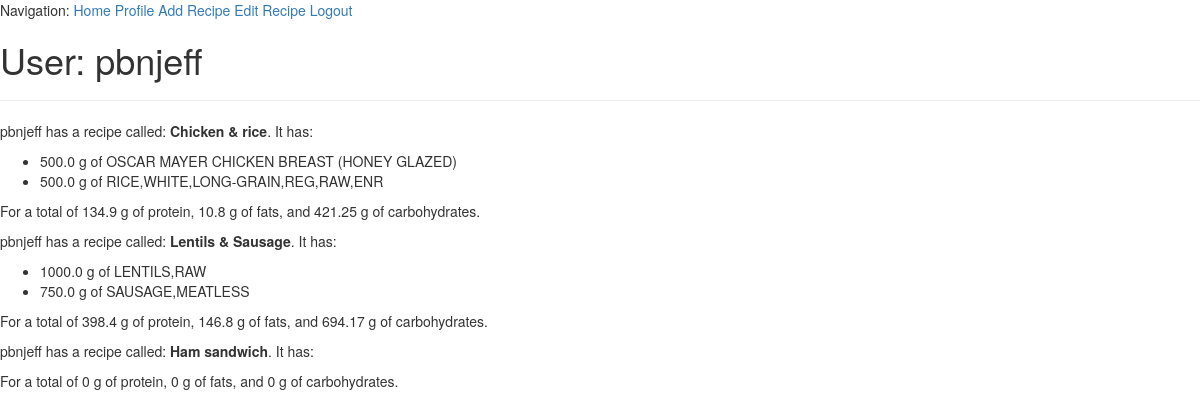
The page /user/pbnjeff (signed in) on the database as committed earlier.
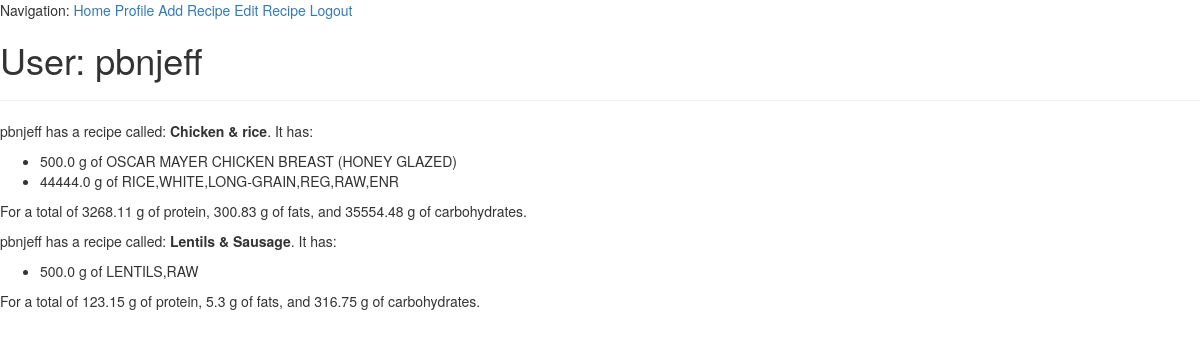
The same page on the database as committed later.
### app/models.py (models this page shows, shortened)
class User(UserMixin, db.Model):
	id = db.Column(db.Integer, primary_key=True)
	username = db.Column(db.String(64), index=True, unique=True)
	email = db.Column(db.String(120), index=True, unique=True)
	password_hash = db.Column(db.String(128))
	recipes = db.relationship('Recipe', backref='user', lazy='dynamic')

class Recipe(db.Model):
	id = db.Column(db.Integer, primary_key=True)
	body = db.Column(db.String(140))
	timestamp = db.Column(db.DateTime, index=True, default=datetime.utcnow)
	user_id = db.Column(db.Integer, db.ForeignKey('user.id'))
	ingredients = db.relationship('IngredientToRecipe', back_populates='recipe')
	def get_macro_totals(self):
		protein_total = fat_total = carbohydrates_total = 0
		for ingredient in self.ingredients:
			scaling_factor = ingredient.ingredient_amt / 100.0
			the_ingredient = ingredient.ingredient
			protein_total += the_ingredient.protein * scaling_factor
			fat_total += the_ingredient.fat * scaling_factor
			carbohydrates_total += the_ingredient.carbohydrates * scaling_factor
		return (round(protein_total, 2), round(fat_total, 2), round(carbohydrates_total, 2))

class IngredientToRecipe(db.Model):
	recipe_id = db.Column(db.Integer, db.ForeignKey('recipe.id'), primary_key=True)
	ingredient_id = db.Column(db.Integer, db.ForeignKey('ingredient.id'), primary_key=True)
	ingredient_amt = db.Column(db.Float)
	recipe = db.relationship('Recipe', back_populates='ingredients')
	ingredient = db.relationship('Ingredient', back_populates='recipes')

class Ingredient(db.Model):
	id = db.Column(db.Integer, primary_key=True)
	description = db.Column(db.String(140), index=True)
	protein = db.Column(db.Float, index=True)
	fat = db.Column(db.Float, index=True)
	saturated_fat = db.Column(db.Float, index=True)
	monounsaturated_fat = db.Column(db.Float, index=True)
	polyunsaturated_fat = db.Column(db.Float, index=True)
	cholesterol = db.Column(db.Float, index=True)
	carbohydrates = db.Column(db.Float, index=True)
	fiber = db.Column(db.Float, index=True)
	sugar = db.Column(db.Float, index=True)
	recipes = db.relationship('IngredientToRecipe', back_populates='ingredient')

### app/routes.py (the view)
@app.route('/user/<username>')
@login_required
def user(username):
	user = User.query.filter_by(username=username).first_or_404()
	return render_template('user.html', user=user, recipes=user.recipes)

### app/models.py (called while the page is built)
@login.user_loader
def load_user(id):
	return User.query.get(int(id))

### app/templates/user.html
{% extends "base.html" %}
{% block content %}
	<h1> User: {{ user.username }} </h1>
	<hr>
	{% for recipe in recipes %}
	<p>
	{{ recipe.user.username }} has a recipe called: <b>{{ recipe.body }}</b>. It has:
	</p>
	<ul>
	{% for assoc in recipe.ingredients %}
		<li>{{ assoc.ingredient_amt }} g of {{ assoc.ingredient.description }}</li>
	{% endfor %}
	</ul>
	<p>
	For a total of {{ recipe.get_macro_totals()[0] }} g of protein, {{ recipe.get_macro_totals()[1] }} g of fats, and
	{{ recipe.get_macro_totals()[2] }} g of carbohydrates.
	</p>
	{% endfor %}
{% endblock %}

### app/templates/base.html (shortened to what this page needs)
<html>
	<head>
		<link rel="stylesheet" href="{{ url_for('static', filename='css/bootstrap.css') }}"/>
	</head>
	<body>
		<div>
			Navigation:
			<a href="{{ url_for('index') }}">Home</a>
			{% if current_user.is_anonymous %}
			<a href="{{ url_for('login') }}">Login</a>
			{% else %}
			<a href="{{ url_for('user', username=current_user.username) }}">Profile</a>
			<a href="{{ url_for('new_recipe') }}">Add Recipe</a>
			<a href="{{ url_for('edit_recipe') }}">Edit Recipe</a>
			<a href="{{ url_for('logout') }}">Logout</a>
			{% endif %}
		</div>
		{% block content %}
		{% endblock %}
	</body>
</html>

Rows that differ between the two databases and show on the page:
removed IngredientToRecipe: ingredient_amt "750.0", ingredient.description "SAUSAGE,MEATLESS", shown under Recipe "Lentils & Sausage"
removed Recipe: user.username "pbnjeff", body "Ham sandwich", recipe "0"
changed through a linked row, Recipe "Chicken & rice": ingredient_amt "134.9" → "3268.11"; ingredient_amt "10.8" → "300.83"; ingredient_amt "421.25" → "35554.48"
changed IngredientToRecipe (number 2 of 3 on the later page): ingredient_amt "500.0" → "44444.0"
changed through a linked row, Recipe "Lentils & Sausage": ingredient_amt "398.4" → "123.15"; ingredient_amt "146.8" → "5.3"; ingredient_amt "694.17" → "316.75"
changed IngredientToRecipe (number 3 of 3 on the later page): ingredient_amt "1000.0" → "500.0"
